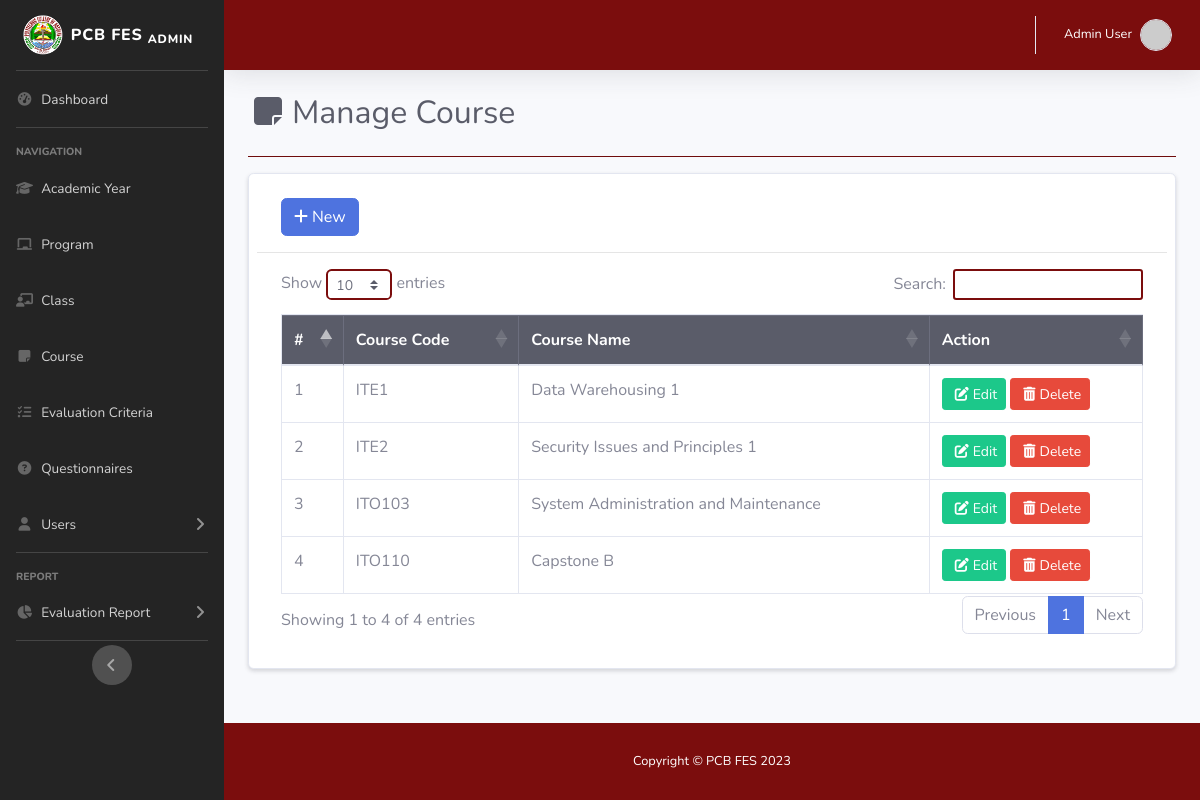
The app's page /admin/course.php (signed in) with its own data.
### tables this page shows
CREATE TABLE `course_tbl` (
  `course_id` int(11) NOT NULL,
  `course_code` varchar(10) NOT NULL,
  `course_name` varchar(100) NOT NULL
);

### admin/course.php (the view, shortened to what this page needs)
<!DOCTYPE html>
<html lang="en">
<head>
    <link rel="stylesheet" href="https://stackpath.bootstrapcdn.com/bootstrap/4.2.1/css/bootstrap.min.css">
    <link rel="stylesheet" href="https://cdn.datatables.net/1.10.18/css/dataTables.bootstrap4.min.css">
    <link href="../assets/vendor/fontawesome-free/css/all.min.css" rel="stylesheet" type="text/css">
    <link href="../assets/css/sb-admin-2.min.css" rel="stylesheet">
    <link href="../assets/css/custom.css" rel="stylesheet">
    <link rel="stylesheet" href="https://cdn.jsdelivr.net/npm/@sweetalert2/theme-borderless@5/borderless.css" />
</head>
<body id="page-top">
    <div id="wrapper">
            <?php include 'sidebar.php'; ?>
        <div id="content-wrapper" class="d-flex flex-column">
            <div id="content">
                    <?php include 'topbar.php'; ?>
                <div class="container-fluid justify-content-center">
                    <div class="d-sm-flex align-items-center justify-content-between mb-4">
                        <h1 class="h2 mb-0 text-gray-800"><i class="fas fa-fw fa-sticky-note mr-1"></i>Manage Course</h1>
                    </div>
                    <hr class="mb-3 bg-white1">
<div class="container card p-2 mb-4 shadow-sm">
    <div class="row">
        <div class="col-12 col-md-12">
            <div class="container mb-3 mt-3">
                <a href="#addnew" data-toggle="modal" class="btn btn-primary"><i class="fa-solid fa-plus mr-1"></i>New</a>
            </div>
            <hr>
            <div class="container mb-4">
                <table id="myTable" class="table table-bordered nowrap" style="width:100%">
                    <thead class="table-dark">
                        <th>#</th>
                        <th>Course Code</th>
                        <th>Course Name</th>
                        <th>Action</th>
                    </thead>
                    <tbody>
                        <?php
                            require '../db/dbconn.php';
                            $sql = "SELECT * FROM course_tbl";
                            $num = 1;
                            $query = mysqli_query($conn, $sql);
                            while($row = mysqli_fetch_assoc($query)){
                                echo
                                "<tr>
                                    <td>".$num."</td>
                                    <td>".$row['course_code']."</td>
                                    <td>".$row['course_name']."</td>
                                    <td>
                                        <a href='#edit_".$row['course_id']."' class='btn btn-success btn-sm' data-toggle='modal'><i class='fa fa-pen-to-square m-1'></i>Edit</a>
                                        <a href='#delete_".$row['course_id']."' class='btn btn-danger btn-sm' data-toggle='modal'><i class='fa fa-trash m-1'></i>Delete</a>
                                    </td>
                                </tr>";
                            $num++;}
                        ?>
                    </tbody>
                </table>
            </div>
        </div>
    </div>
</div>
                </div>
            </div>
            <?php include 'footer.php'; ?>
        </div>
    </div>
</body>
</html>

### assets/css/custom.css (style rules this page uses)
.bg-white1 { background-color: #7b0d0d; }

### records on screen
course_tbl: course_code "ITE1", course_name "Data Warehousing 1"
course_tbl: course_code "ITE2", course_name "Security Issues and Principles 1"
course_tbl: course_code "ITO103", course_name "System Administration and Maintenance"
course_tbl: course_code "ITO110", course_name "Capstone B"

### other values on screen
$name "Admin User"
